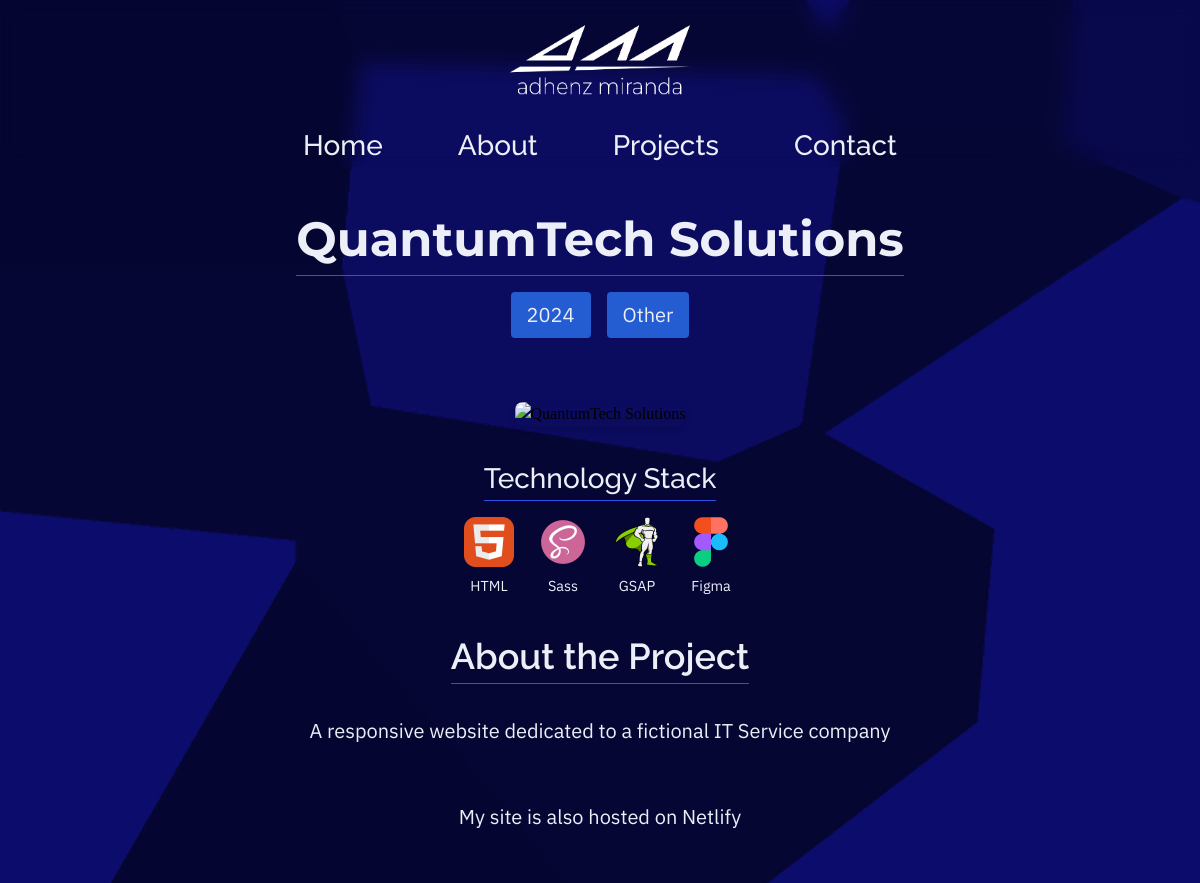
The app's page /projects/21/ (upper part), older data.
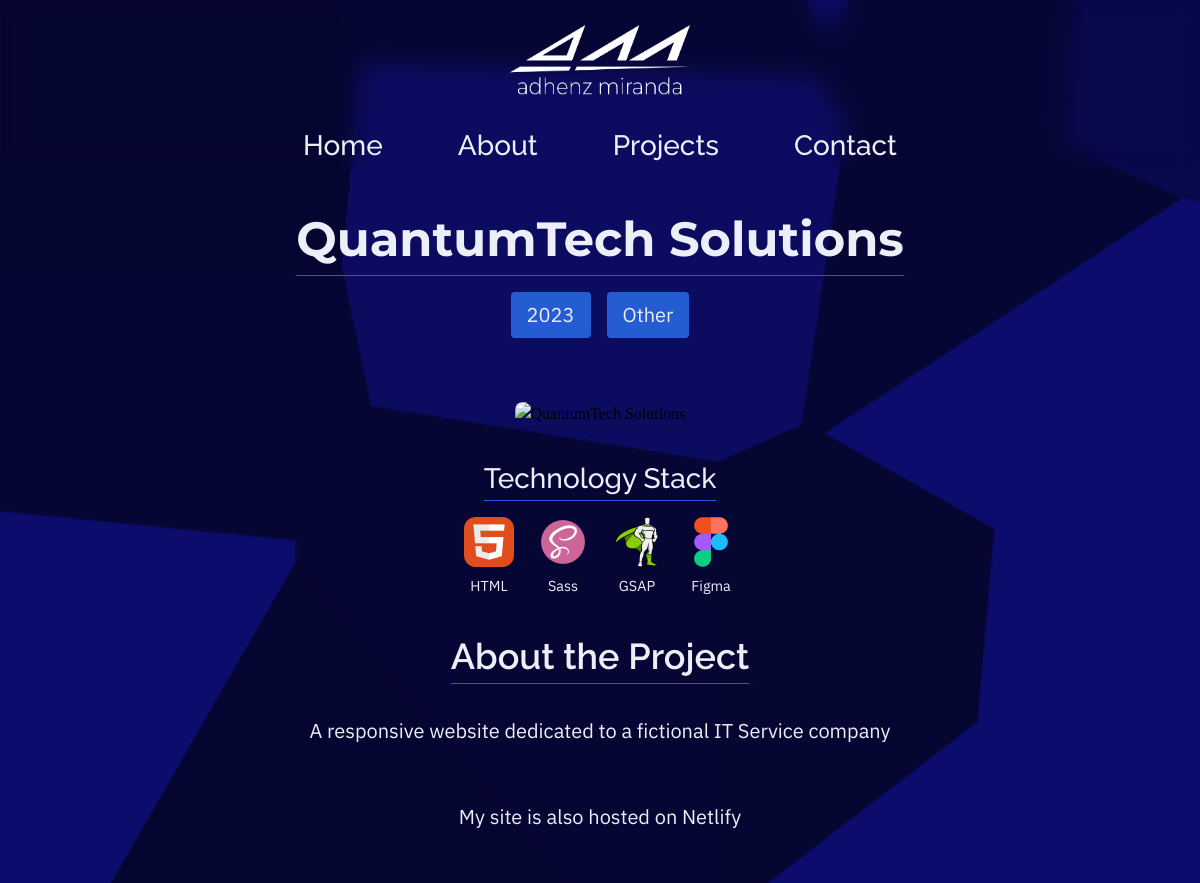
The same page, newer data.
### projects/models.py (models this page shows, shortened)
class Projects(models.Model):
    name = models.CharField(max_length=100, unique=True)
    description = models.TextField()
    year = models.IntegerField(default=2024)
    featured = models.BooleanField(default=False, help_text="Show this project in the Featured Projects section.")
    category = models.CharField(
        max_length=50,
        choices=[
            ('Web Development', 'Web Development'),
            ('Mobile Development', 'Mobile Development'),
            ('Data Science', 'Data Science'),
            ('Machine Learning', 'Machine Learning'),
            ('Game Development', 'Game Development'),
            ('Graphic Design', 'Graphic Design'),
            ('Website Design', 'Website Design'),
            ('Application Development', 'Application Development'),
            ('Application Concept', 'Application Concept'),
            ('Other', 'Other')
        ],
        default='Other'
    )
    tags = models.CharField(max_length=100, blank=True)
    thumbnail_image = CloudinaryField('image', folder='thumbnails', blank=True, null=True,
        transformation=[
            {'width': 600, 'height': 338, 'crop': 'fill'},
            {'quality': 'auto', 'fetch_format': 'auto'}
        ])
    technologies = MultiSelectField(choices=TECH_STACK_CHOICES, blank=True, max_length=255)
    created_at = models.DateTimeField(auto_now_add=True)
    updated_at = models.DateTimeField(auto_now=True)

### projects/views.py (the view)
# urls.py: path('projects/<int:id>/', views.project_detail_page, name='project_detail'),
def project_detail_page(request, id):
    project = get_object_or_404(Projects, id=id)
    context = {
        'project': project
    }
    return render(request, 'project_detail.html', context)

### projects/templatetags/custom_filters.py (called while the page is built)
@register.filter
def tech_display(value):
    flat_choices = []
    for group in TECH_STACK_CHOICES:
        flat_choices.extend(group[1])
    return dict(flat_choices).get(value, value)

### templates/project_detail.html (shortened to what this page needs)
{% load static %}
{% load custom_filters %}
{% load markdownify %}
<!DOCTYPE html>
<html lang="en">
<head>
    <link rel="stylesheet" href="{% static 'css/main.css' %}">
</head>
<body class="home-page">
    {% include 'navbar.html' %}
    <div class="project-detail-container">
        <div class="project-detail-header">
            <h1 class="project-detail-title h1">{{ project.name }}</h1>
            <div class="project-meta">
                <span class="project-year">{{ project.year }}</span>
                <span class="project-category">{{ project.category }}</span>
            </div>
        </div>
        <div class="project-detail-content">
            {% if project.thumbnail_image %}
            <div class="project-image">
                <img src="{{ project.thumbnail_image.url }}" alt="{{ project.name }}">
            </div>
            {% endif %}
            <div class="project-tags">
                <h3 class="h3">Technology Stack</h3>
                <div class="tech-stack-container">
                    {% for tech in project.technologies %}
                    <div class="tech-item">
                        <img src="{% static 'assets/tech-stack-used/'|add:tech|add:'.png' %}"
                            alt="{{ tech|tech_display }}" class="tech-icon">
                        <span class="tech-name">{{ tech|tech_display }}</span>
                    </div>
                    {% endfor %}
                </div>
            </div>
            <div class="project-description">
                <h2 class="h2">About the Project</h2>
                <p>{{ project.description|markdownify|linebreaksbr }}</p>
            </div>
        </div>
    </div>
</body>
</html>

Row changes from the older to the newer data that the page shows:
changed Projects "QuantumTech Solutions": year "2024" → "2023"
